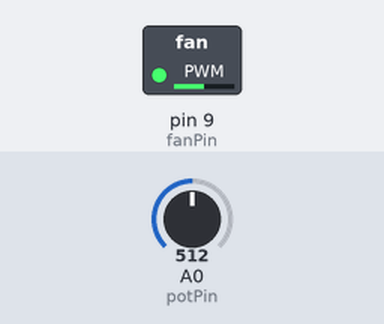
The sketch below on a simulated Arduino Uno, built with avr-gcc and run on an emulated ATmega328P. On the bench: switched loads named in the sketch (green lamp = pin HIGH). Inputs (shaded band) come from the test bench; at power-on: A0 (potPin) = 512.

Above: at 15.8 s.
15.9 s: A0 (potPin) set to 716
At 17.0 s:
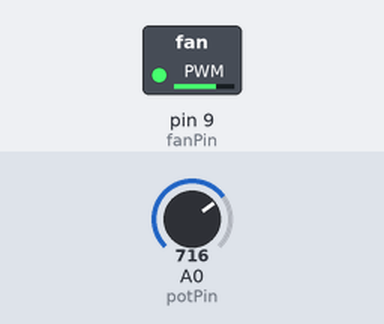
17.4 s: A0 (potPin) set to 900
At 21.4 s:
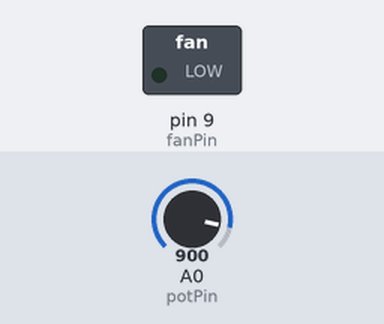
Timing chart, 0 to 22.9 s (numbered marks = the images above; inputs shaded):
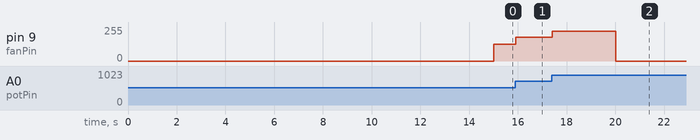

Measured:
- after the input at 15.9 s, pin 9 (fanPin): 127/255 → 178/255 at once
- after the input at 17.4 s, pin 9 (fanPin): 178/255 → 224/255 at once, → 0/255 2.6 s later

The sketch:

Lab4Task2b.ino
```cpp
// Arduino code with potentiometer control
const int fanPin = 9;       // PWM pin connected to Darlington transistor base
const int potPin = A0;      // Potentiometer connected to analog pin
unsigned long lastOnTime = 0;
unsigned long currentTime = 0;
bool fanState = false;

void setup() {
    pinMode(fanPin, OUTPUT);
    pinMode(potPin, INPUT);
}

void loop() {
    currentTime = millis();

    // Every 15 seconds cycle
    if (currentTime - lastOnTime >= 15000) {
        fanState = true;
        lastOnTime = currentTime;
    }

    if (fanState && (currentTime - lastOnTime < 5000)) {
        // Fan is on for 5 seconds, speed controlled by potentiometer
        int potValue = analogRead(potPin);              // Read 0-1023
        int pwmValue = map(potValue, 0, 1023, 0, 255);  // Map to PWM 0-255
        analogWrite(fanPin, pwmValue);
    } else {
        // Fan is off
        analogWrite(fanPin, 0);
        fanState = false;
    }

    delay(10);  // Small delay for stability
}
```
